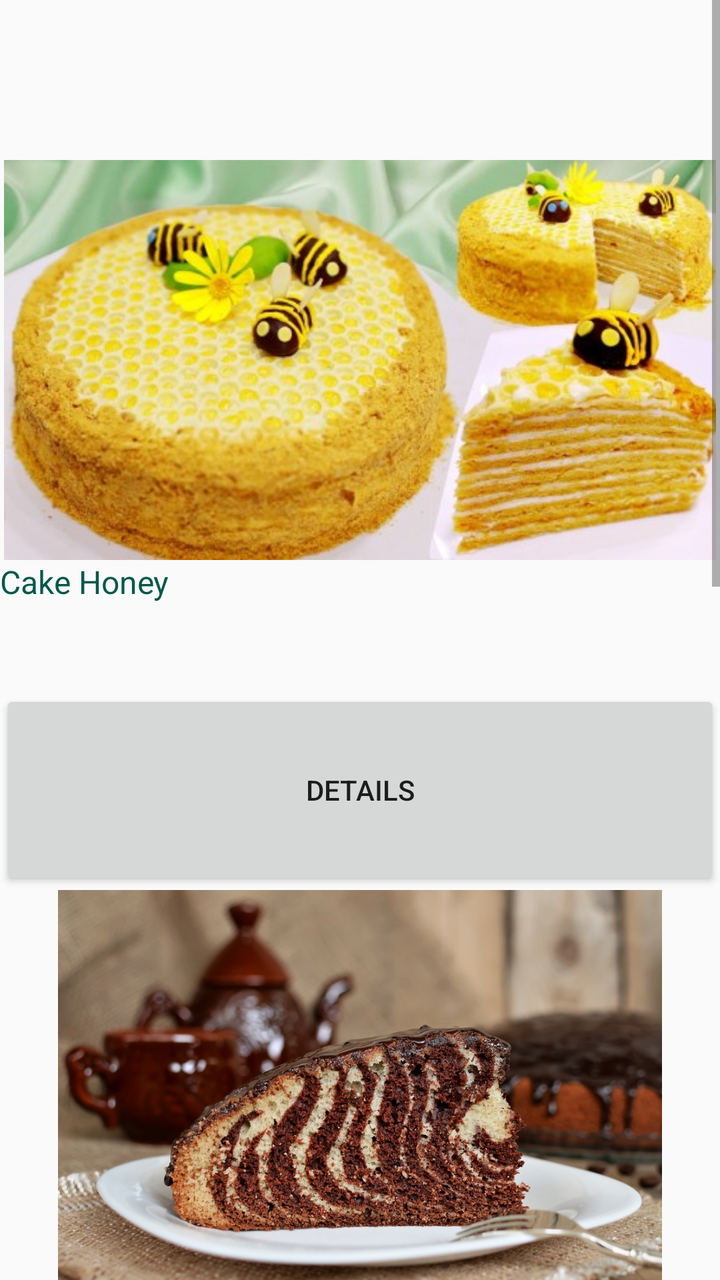
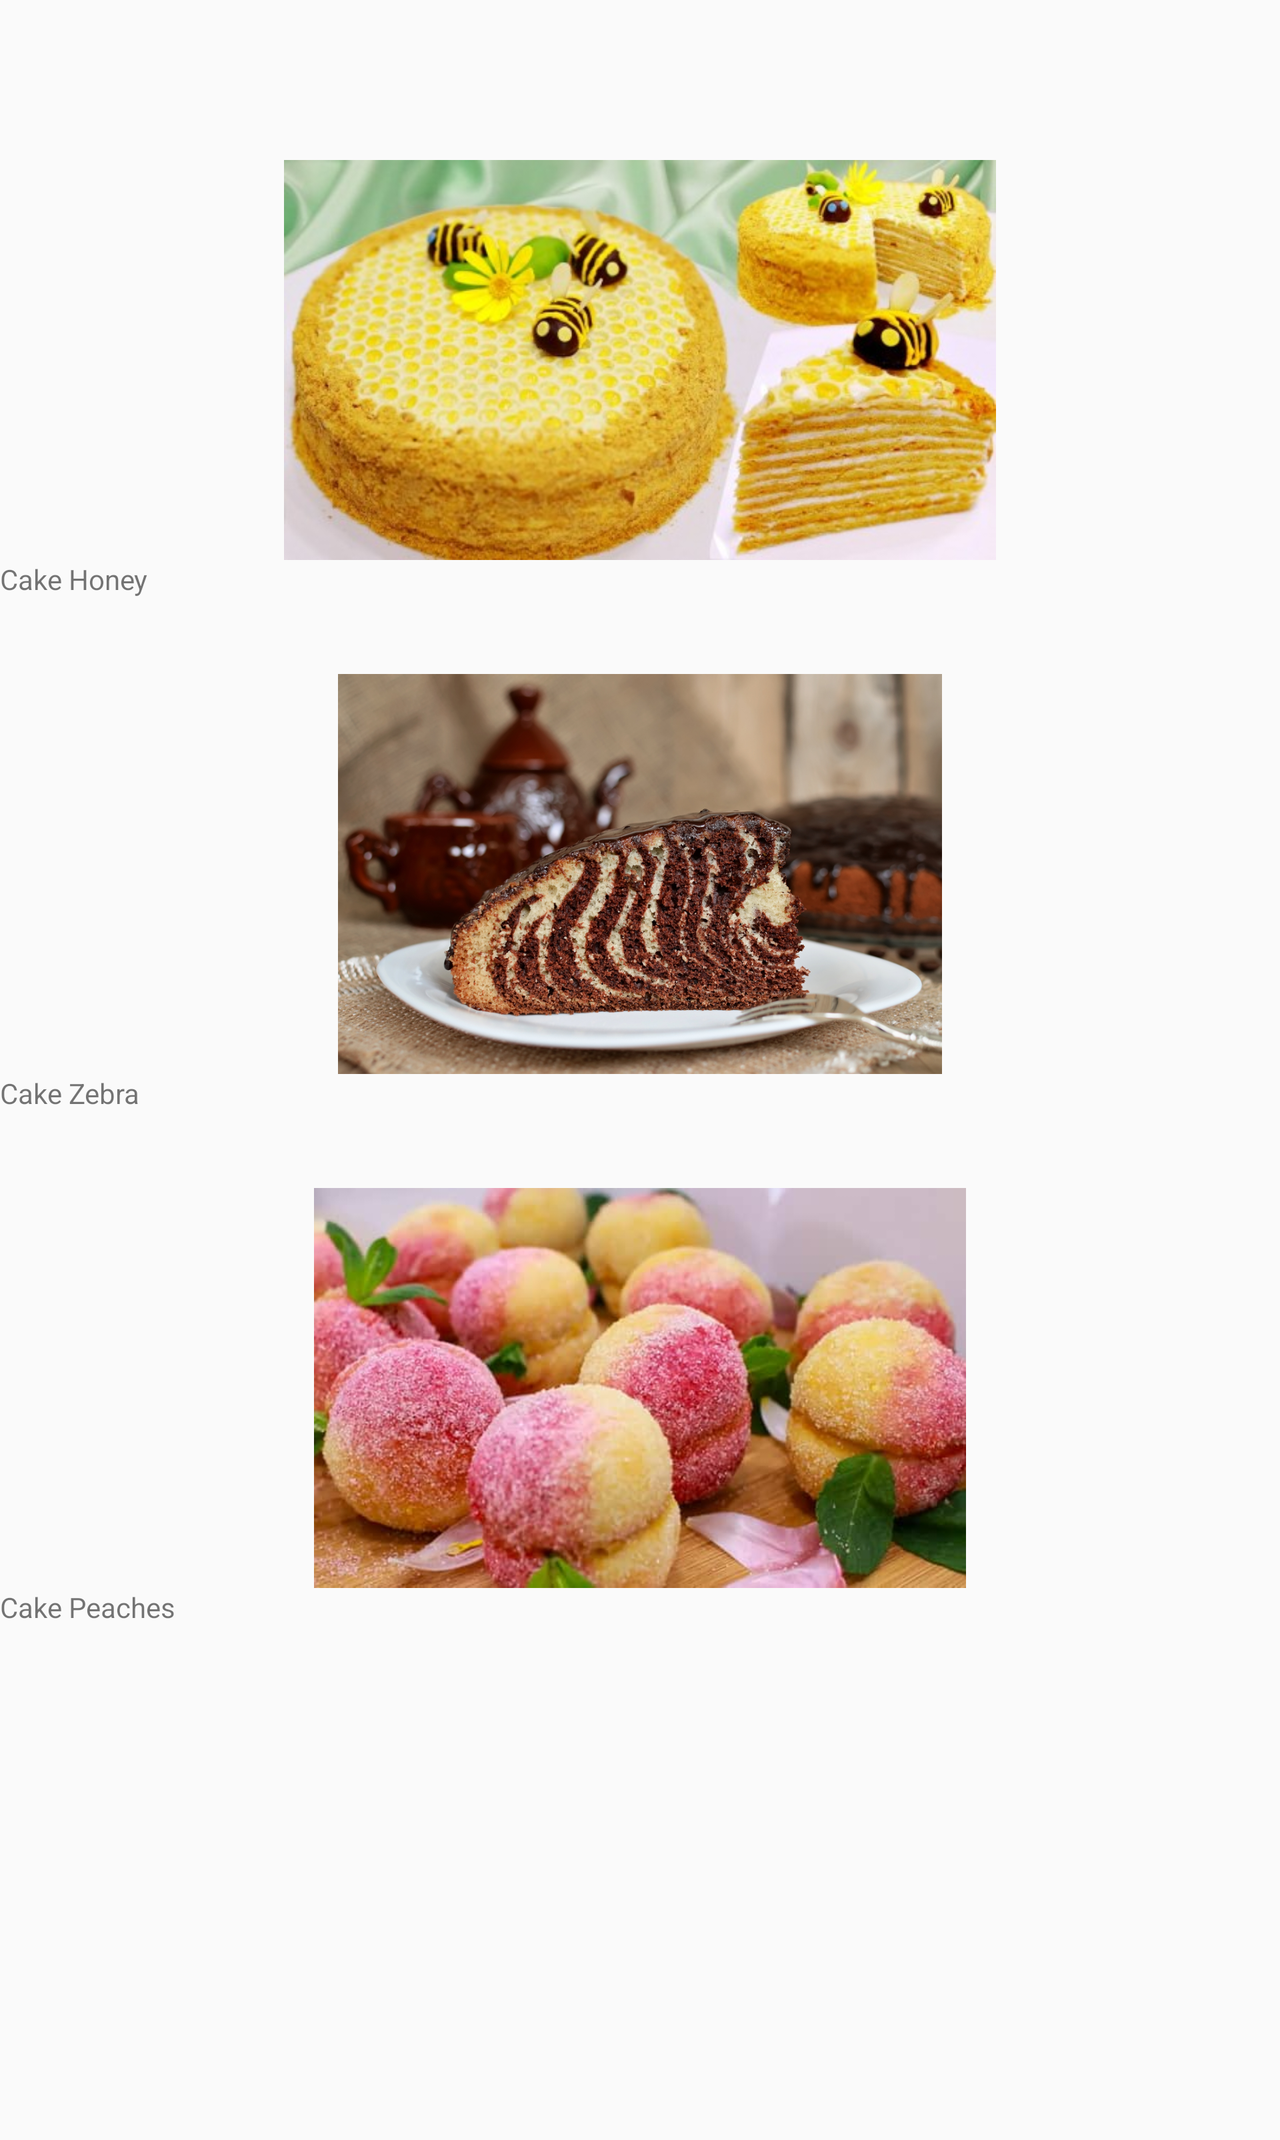

An Android layout and its configuration variant, each rendered on a device that would load it. The default file and the variant file are quoted in full after the pictures.
<!-- AndroidManifest.xml: application theme AppTheme -->
<!-- res/layout/content_main.xml -->
<?xml version="1.0" encoding="utf-8"?>
<androidx.constraintlayout.widget.ConstraintLayout xmlns:android="http://schemas.android.com/apk/res/android"
    xmlns:tools="http://schemas.android.com/tools"
    xmlns:app="http://schemas.android.com/apk/res-auto"
    android:orientation="vertical"
    android:layout_width="match_parent"
    android:layout_height="match_parent">


    <ScrollView
        android:layout_width="match_parent"
        android:layout_height="wrap_content"

        android:fillViewport="false"
        tools:ignore="MissingConstraints">

        <LinearLayout
            android:layout_width="wrap_content"
            android:layout_height="wrap_content"
            android:layout_marginTop="80dp"
            android:orientation="vertical">


            <ImageView
                android:id="@+id/honey"
                android:layout_width="match_parent"
                android:layout_height="200dp"
                android:background="#00000000"
                android:src="@drawable/honey" />
            <TextView
                android:id="@+id/des_honey"
                android:layout_width="match_parent"
                android:layout_height="wrap_content"
                android:textSize="16sp"
                android:textColor="@color/colorPrimaryDark"
                android:text="@string/cake_honey"/>
            <TextView
                android:id="@+id/honey_like"
                android:layout_width="match_parent"
                android:layout_height="wrap_content"
                android:textSize="16sp"
                android:textColor="@color/colorPrimaryDark" />
            <TextView
                android:id="@+id/honey_comment"
                android:layout_width="match_parent"
                android:layout_height="wrap_content"
                android:textSize="16sp"
                android:textColor="@color/colorPrimaryDark"/>
            <Button
                android:id="@+id/honey_details"
                android:layout_width="match_parent"
                android:layout_height="100dp"
                android:layout_gravity="center"
                android:onClick="onClick"
                android:text="Details" />
            <ImageView
                android:id="@+id/zebra"
                android:layout_width="match_parent"
                android:layout_height="200dp"
                android:background="#00000000"
                android:src="@drawable/zebra"
                android:contentDescription="@string/cake_zebra" />
            <TextView
                android:id="@+id/des_zebra"
                android:layout_width="match_parent"
                android:layout_height="wrap_content"
                android:textSize="16sp"
                android:textColor="@color/colorPrimaryDark"
                android:text="@string/cake_zebra"/>
            <TextView
                android:id="@+id/zebra_like"
                android:layout_width="match_parent"
                android:layout_height="wrap_content"
                android:textSize="16sp"
                android:textColor="@color/colorPrimaryDark" />
            <TextView
                android:id="@+id/zebra_comment"
                android:layout_width="match_parent"
                android:layout_height="wrap_content"
                android:textSize="16sp"
                android:textColor="@color/colorPrimaryDark"/>
            <Button
                android:id="@+id/zebra_details"
                android:layout_width="match_parent"
                android:layout_height="100dp"
                android:layout_gravity="center"
                android:onClick="onClick"
                android:text="Details" />
            <ImageView
                    android:id="@+id/peaches"
                    android:layout_width="match_parent"
                    android:layout_height="200dp"
                    android:background="#00000000"
                    android:src="@drawable/peaches"/>
            <TextView
                android:id="@+id/des_peaches"
                android:layout_width="match_parent"
                android:layout_height="wrap_content"
                android:textSize="16sp"
                android:textColor="@color/colorPrimaryDark"
                android:text="@string/cake_peaches"/>
            <TextView
                android:id="@+id/peaches_like"
                android:layout_width="match_parent"
                android:layout_height="wrap_content"
                android:textSize="16sp"
                android:textColor="@color/colorPrimaryDark" />
            <TextView
                android:id="@+id/peaches_comment"
                android:layout_width="match_parent"
                android:layout_height="wrap_content"
                android:textSize="16sp"
                android:textColor="@color/colorPrimaryDark"/>
            <Button
                android:id="@+id/peaches_details"
                android:layout_width="match_parent"
                android:layout_height="100dp"
                android:layout_gravity="center"
                android:onClick="onClick"
                android:text="Details" />

            <ImageView
                android:id="@+id/example"
                android:layout_width="match_parent"
                android:layout_height="200dp"
                android:background="#00000000"/>
            <TextView
                android:id="@+id/name_example"
                android:layout_width="match_parent"
                android:layout_height="wrap_content"
                android:textSize="16sp"
                android:textColor="@color/colorPrimaryDark"/>




















        </LinearLayout>
    </ScrollView>
</androidx.constraintlayout.widget.ConstraintLayout>
<!-- resources referenced by this layout -->
<resources>
  <color name="colorPrimaryDark">#00574B</color>
  <!-- drawable honey: jpg bitmap (drawable, 50174 bytes) -->
  <!-- drawable peaches: jpg bitmap (drawable, 29944 bytes) -->
  <!-- drawable zebra: jpg bitmap (drawable, 701163 bytes) -->
  <string name="cake_honey">Cake Honey</string>
  <string name="cake_peaches">Cake Peaches</string>
  <string name="cake_zebra">Cake Zebra</string>
  <style name="AppTheme" parent="Theme.AppCompat.Light.NoActionBar">
          
          <item name="colorPrimary">@color/colorPrimary</item>
          <item name="colorPrimaryDark">@color/colorPrimaryDark</item>
          <item name="colorAccent">@color/colorAccent</item>
      </style>
  <color name="colorPrimary">#2196F3</color>
  <color name="colorAccent">#D81B60</color>
</resources>
<!-- res/layout-land/content_main.xml (the repository's variant of the layout above) -->
<!-- drawn on the phone turned sideways -->
<?xml version="1.0" encoding="utf-8"?>
<androidx.core.widget.NestedScrollView  xmlns:android="http://schemas.android.com/apk/res/android"
    xmlns:tools="http://schemas.android.com/tools"
    xmlns:app="http://schemas.android.com/apk/res-auto"
    android:orientation="vertical"
    android:layout_width="match_parent"
    android:layout_height="match_parent"
    app:layout_behavior="@string/appbar_scrolling_view_behavior"
    tools:context=".MainActivity"
    tools:showIn="@layout/app_bar_main">

    <LinearLayout
            android:layout_width="wrap_content"
            android:layout_height="wrap_content"
            android:layout_marginTop="@dimen/content_margin"
            android:orientation="vertical">
        <ImageView
            android:id="@+id/honey"
            android:layout_width="match_parent"
            android:layout_height="@dimen/image_margin"
            android:background="@color/colorWhite"
            android:src="@drawable/honey"
            android:contentDescription="@string/picture_of_cake_honey" />
        <TextView
            android:id="@+id/des_honey"
            android:layout_width="match_parent"
            android:layout_height="wrap_content"
            style="@style/NameObject"
            android:text="@string/cake_honey"/>
        <TextView
            android:id="@+id/honey_like"
            android:layout_width="match_parent"
            android:layout_height="wrap_content"
            style="@style/NameObject" />
        <TextView
            android:id="@+id/honey_comment"
            android:layout_width="match_parent"
            android:layout_height="wrap_content"
            style="@style/NameObject" />
        <Button
            android:id="@+id/honey_details"
            android:layout_width="match_parent"
            style="@style/MyButton"
            android:onClick="onClick"
            android:text="@string/details" />
        <ImageView
            android:id="@+id/zebra"
            android:layout_width="match_parent"
            android:layout_height="@dimen/image_margin"
            android:background="@color/colorWhite"
            android:src="@drawable/zebra"
            android:contentDescription="@string/cake_zebra" />
        <TextView
            android:id="@+id/des_zebra"
            android:layout_width="match_parent"
            android:layout_height="wrap_content"
            style="@style/NameObject"
            android:text="@string/cake_zebra"/>
        <TextView
            android:id="@+id/zebra_like"
            android:layout_width="match_parent"
            android:layout_height="wrap_content"
            style="@style/NameObject" />
        <TextView
            android:id="@+id/zebra_comment"
            android:layout_width="match_parent"
            android:layout_height="wrap_content"
            style="@style/NameObject" />
        <Button
            android:id="@+id/zebra_details"
            android:layout_width="match_parent"
            android:onClick="onClick"
            style="@style/MyButton"
            android:text="@string/details" />
        <ImageView
            android:id="@+id/peaches"
            android:layout_width="match_parent"
            android:layout_height="@dimen/image_margin"
            android:background="@color/colorWhite"
            android:src="@drawable/peaches"
            android:contentDescription="@string/picture_of_cake_zebra" />
        <TextView
            android:id="@+id/des_peaches"
            android:layout_width="match_parent"
            android:layout_height="wrap_content"
            style="@style/NameObject"
            android:text="@string/cake_peaches"/>
        <TextView
            android:id="@+id/peaches_like"
            android:layout_width="match_parent"
            android:layout_height="wrap_content"
            style="@style/NameObject"/>
        <TextView
            android:id="@+id/peaches_comment"
            android:layout_width="match_parent"
            android:layout_height="wrap_content"
            style="@style/NameObject"/>
        <Button
            android:id="@+id/peaches_details"
            android:layout_width="match_parent"
            style="@style/MyButton"
            android:onClick="onClick"
            android:text="@string/details" />
        <ImageView
            android:id="@+id/example"
            android:layout_width="match_parent"
            android:layout_height="@dimen/image_margin"
            android:background="@color/colorWhite"
            android:contentDescription="@string/picture_of_new_sweet" />
        <TextView
            android:id="@+id/name_example"
            android:layout_width="match_parent"
            android:layout_height="wrap_content"
            style="@style/NameObject"/>
        </LinearLayout>
</androidx.core.widget.NestedScrollView >
<!-- res/layout/app_bar_main.xml (included above) -->
<?xml version="1.0" encoding="utf-8"?>
<androidx.coordinatorlayout.widget.CoordinatorLayout xmlns:android="http://schemas.android.com/apk/res/android"
    xmlns:tools="http://schemas.android.com/tools"
    android:layout_width="match_parent"
    android:layout_height="match_parent"
    xmlns:app="http://schemas.android.com/apk/res-auto"
    tools:context=".MainActivity">

    <com.google.android.material.appbar.AppBarLayout
        android:layout_width="match_parent"
        android:layout_height="wrap_content"
        android:theme="@style/AppTheme.AppBarOverlay">

        <androidx.appcompat.widget.Toolbar
            android:id="@+id/toolbar"
            android:layout_width="match_parent"
            android:layout_height="?attr/actionBarSize"
            android:background="?attr/colorPrimary"
            app:popupTheme="@style/AppTheme.PopupOverlay" />
   </com.google.android.material.appbar.AppBarLayout>


    <include layout="@layout/content_main"
        android:layout_height="match_parent"
        android:layout_width="match_parent" />

</androidx.coordinatorlayout.widget.CoordinatorLayout>
<!-- res/layout/content_main.xml (included above) -->
<?xml version="1.0" encoding="utf-8"?>
<androidx.constraintlayout.widget.ConstraintLayout xmlns:android="http://schemas.android.com/apk/res/android"
    xmlns:tools="http://schemas.android.com/tools"
    xmlns:app="http://schemas.android.com/apk/res-auto"
    android:orientation="vertical"
    android:layout_width="match_parent"
    android:layout_height="match_parent">


    <ScrollView
        android:layout_width="match_parent"
        android:layout_height="wrap_content"

        android:fillViewport="false"
        tools:ignore="MissingConstraints">

        <LinearLayout
            android:layout_width="wrap_content"
            android:layout_height="wrap_content"
            android:layout_marginTop="80dp"
            android:orientation="vertical">


            <ImageView
                android:id="@+id/honey"
                android:layout_width="match_parent"
                android:layout_height="200dp"
                android:background="#00000000"
                android:src="@drawable/honey" />
            <TextView
                android:id="@+id/des_honey"
                android:layout_width="match_parent"
                android:layout_height="wrap_content"
                android:textSize="16sp"
                android:textColor="@color/colorPrimaryDark"
                android:text="@string/cake_honey"/>
            <TextView
                android:id="@+id/honey_like"
                android:layout_width="match_parent"
                android:layout_height="wrap_content"
                android:textSize="16sp"
                android:textColor="@color/colorPrimaryDark" />
            <TextView
                android:id="@+id/honey_comment"
                android:layout_width="match_parent"
                android:layout_height="wrap_content"
                android:textSize="16sp"
                android:textColor="@color/colorPrimaryDark"/>
            <Button
                android:id="@+id/honey_details"
                android:layout_width="match_parent"
                android:layout_height="100dp"
                android:layout_gravity="center"
                android:onClick="onClick"
                android:text="Details" />
            <ImageView
                android:id="@+id/zebra"
                android:layout_width="match_parent"
                android:layout_height="200dp"
                android:background="#00000000"
                android:src="@drawable/zebra"
                android:contentDescription="@string/cake_zebra" />
            <TextView
                android:id="@+id/des_zebra"
                android:layout_width="match_parent"
                android:layout_height="wrap_content"
                android:textSize="16sp"
                android:textColor="@color/colorPrimaryDark"
                android:text="@string/cake_zebra"/>
            <TextView
                android:id="@+id/zebra_like"
                android:layout_width="match_parent"
                android:layout_height="wrap_content"
                android:textSize="16sp"
                android:textColor="@color/colorPrimaryDark" />
            <TextView
                android:id="@+id/zebra_comment"
                android:layout_width="match_parent"
                android:layout_height="wrap_content"
                android:textSize="16sp"
                android:textColor="@color/colorPrimaryDark"/>
            <Button
                android:id="@+id/zebra_details"
                android:layout_width="match_parent"
                android:layout_height="100dp"
                android:layout_gravity="center"
                android:onClick="onClick"
                android:text="Details" />
            <ImageView
                    android:id="@+id/peaches"
                    android:layout_width="match_parent"
                    android:layout_height="200dp"
                    android:background="#00000000"
                    android:src="@drawable/peaches"/>
            <TextView
                android:id="@+id/des_peaches"
                android:layout_width="match_parent"
                android:layout_height="wrap_content"
                android:textSize="16sp"
                android:textColor="@color/colorPrimaryDark"
                android:text="@string/cake_peaches"/>
            <TextView
                android:id="@+id/peaches_like"
                android:layout_width="match_parent"
                android:layout_height="wrap_content"
                android:textSize="16sp"
                android:textColor="@color/colorPrimaryDark" />
            <TextView
                android:id="@+id/peaches_comment"
                android:layout_width="match_parent"
                android:layout_height="wrap_content"
                android:textSize="16sp"
                android:textColor="@color/colorPrimaryDark"/>
            <Button
                android:id="@+id/peaches_details"
                android:layout_width="match_parent"
                android:layout_height="100dp"
                android:layout_gravity="center"
                android:onClick="onClick"
                android:text="Details" />

            <ImageView
                android:id="@+id/example"
                android:layout_width="match_parent"
                android:layout_height="200dp"
                android:background="#00000000"/>
            <TextView
                android:id="@+id/name_example"
                android:layout_width="match_parent"
                android:layout_height="wrap_content"
                android:textSize="16sp"
                android:textColor="@color/colorPrimaryDark"/>




















        </LinearLayout>
    </ScrollView>
</androidx.constraintlayout.widget.ConstraintLayout>
<!-- resources referenced by the variant -->
<!-- as the phone turned sideways resolves them -->
<resources>
  <color name="colorPrimaryDark">#00574B</color>
  <color name="colorWhite">#00000000</color>
  <dimen name="content_margin">80dp</dimen>
  <dimen name="image_margin">200dp</dimen>
  <!-- drawable honey: jpg bitmap (drawable, 50174 bytes) -->
  <!-- drawable peaches: jpg bitmap (drawable, 29944 bytes) -->
  <!-- drawable zebra: jpg bitmap (drawable, 701163 bytes) -->
  <string name="cake_honey">Cake Honey</string>
  <string name="cake_peaches">Cake Peaches</string>
  <string name="cake_zebra">Cake Zebra</string>
  <string name="details">Details</string>
  <string name="picture_of_cake_honey">Picture of cake honey</string>
  <string name="picture_of_cake_zebra">Picture of cake zebra</string>
  <string name="picture_of_new_sweet">Picture of new sweet</string>
  <style name="AppTheme.AppBarOverlay" parent="ThemeOverlay.AppCompat.Dark.ActionBar" />
  <style name="AppTheme.PopupOverlay" parent="ThemeOverlay.AppCompat.Light" />
  <style name="AppTheme" parent="Theme.AppCompat.Light.NoActionBar">
          
          <item name="colorPrimary">@color/colorPrimary</item>
          <item name="colorPrimaryDark">@color/colorPrimaryDark</item>
          <item name="colorAccent">@color/colorAccent</item>
      </style>
  <color name="colorPrimary">#2196F3</color>
  <color name="colorAccent">#D81B60</color>
</resources>
